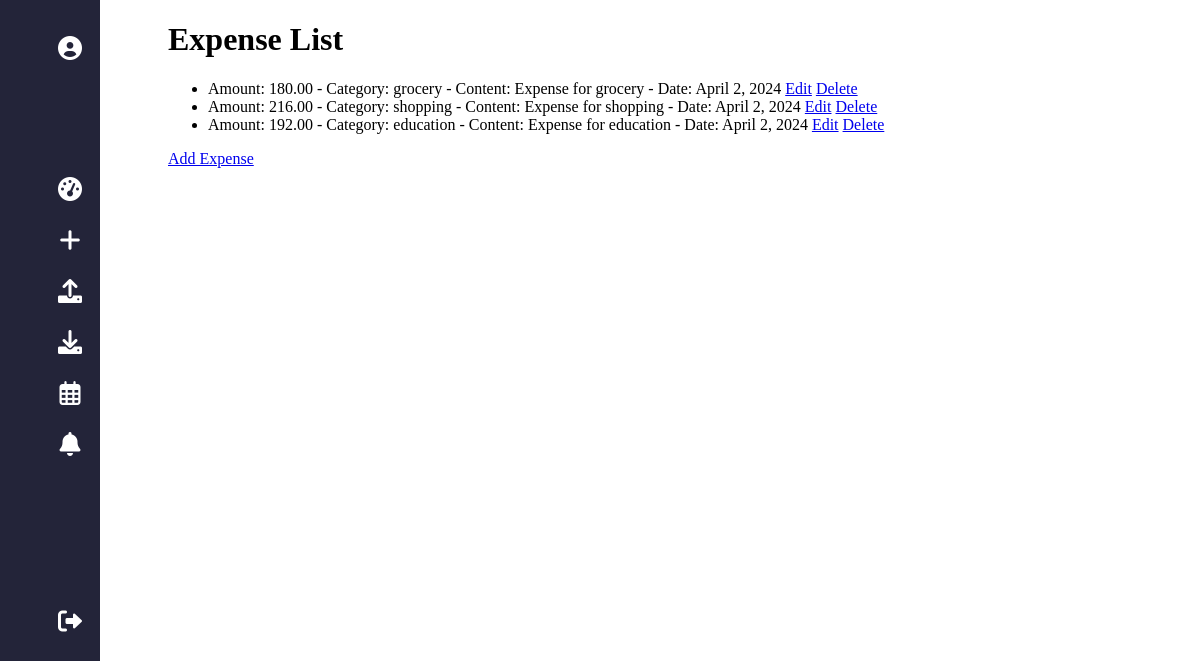
Page /expenses/ (signed in) on the earlier database version.
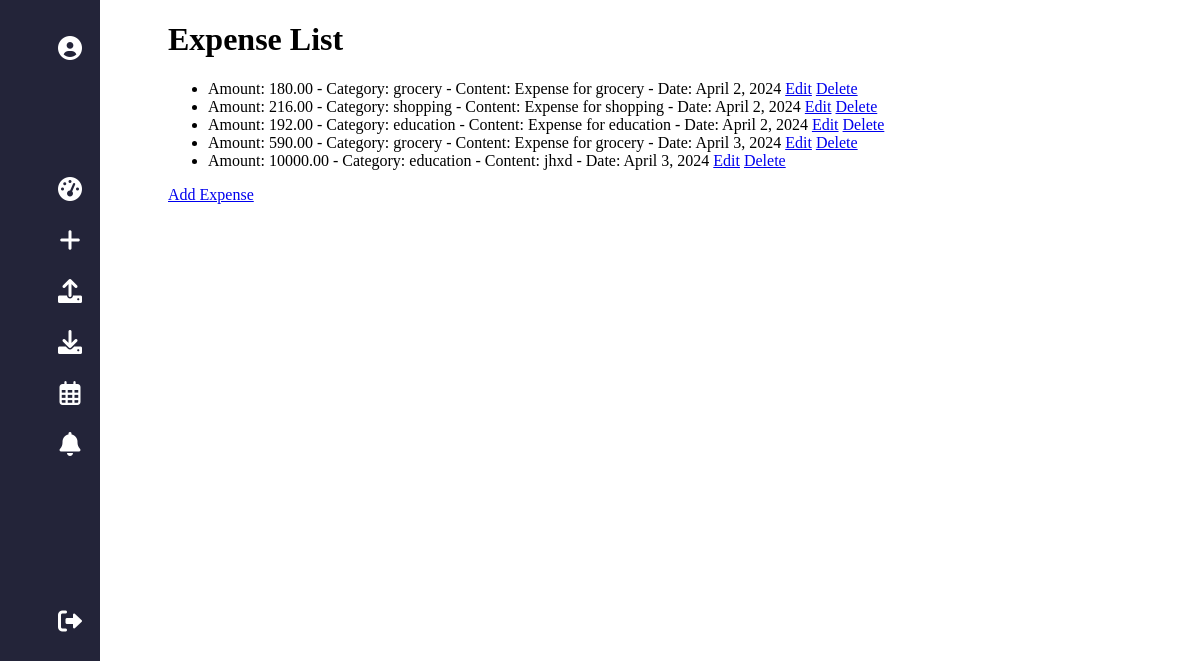
Same page on the later database version.
### Finso_app/models.py (models this page shows, shortened)
class Expense(models.Model):
    user = models.ForeignKey(User, on_delete=models.CASCADE)
    amount = models.DecimalField(max_digits=10, decimal_places=2)
    category = models.ForeignKey('Category', on_delete=models.CASCADE)
    content = models.TextField()
    date = models.DateField(auto_now_add=True)

class Category(models.Model):
    user = models.ForeignKey(User, on_delete=models.CASCADE)
    name = models.CharField(max_length=255)
    budget_limit = models.DecimalField(max_digits=10, decimal_places=2, default=True, null=False )
    def __str__(self):
        return self.name

### Finso_app/views.py (the view)
# urls.py: path('expenses/', views.expense_list, name='expense_list'),
@login_required
def expense_list(request):
    expenses = Expense.objects.filter(user=request.user)
    return render(request, 'expense_list.html', {'expenses': expenses})

### Finso_app/templates/expense_list.html (shortened to what this page needs)
{% extends 'base.html' %}
{% block content %}
<div style="margin-left:10rem;">
    <h1>Expense List</h1>
    <ul>
        {% for expense in expenses %}
            <li>
                Amount: {{ expense.amount }} - Category: {{ expense.category }} - Content: {{ expense.content }} - Date: {{ expense.date }}
                <a href="{% url 'edit_expense' expense_id=expense.id %}">Edit</a>
                <a href="{% url 'delete_expense' expense_id=expense.id %}">Delete</a>
            </li>
        {% endfor %}
    </ul>
    <a href="{% url 'add_expense' %}">Add Expense</a>
    </div>
{% endblock %}

Differences in the rows shown:
added Expense: amount "590.00", category "grocery", content "Expense for grocery", date "April 3, 2024"
added Expense: amount "10000.00", category "education", content "jhxd", date "April 3, 2024"
